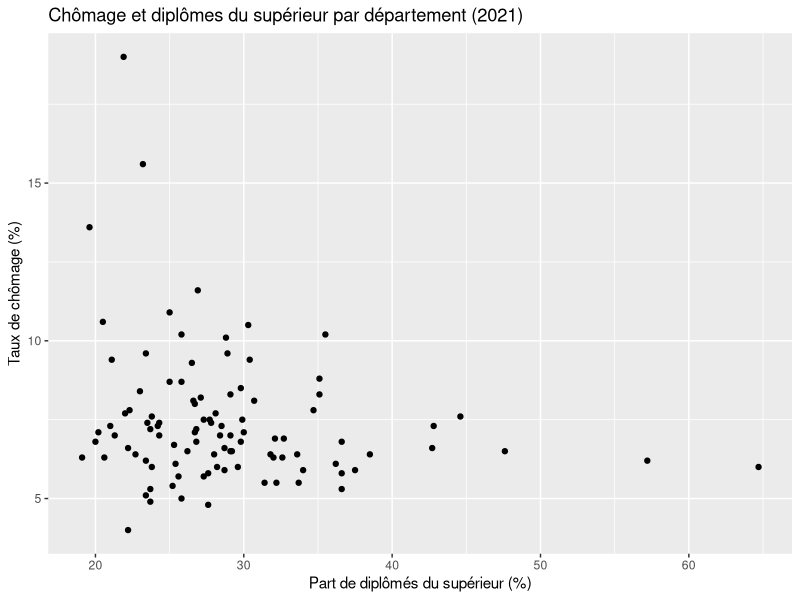
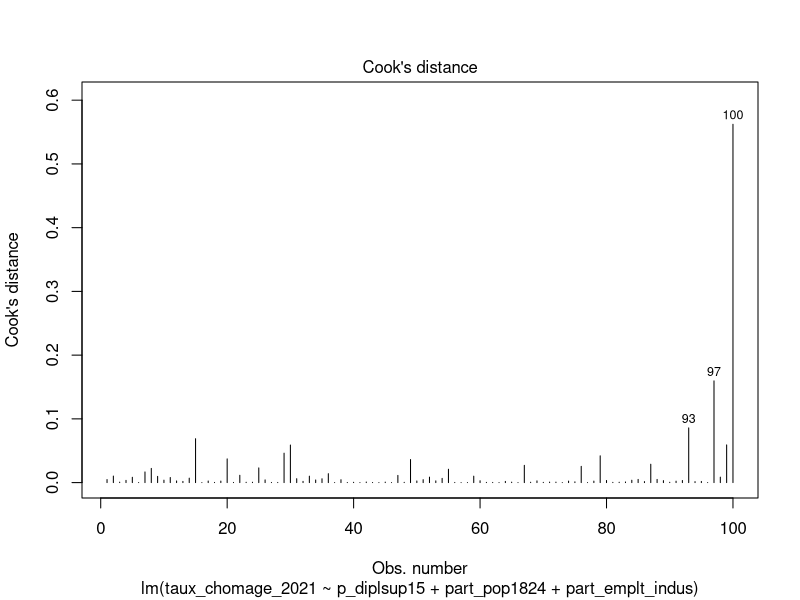

The R script that drew these images, in order:
#============================================================================
#Projet: Déterminants du chômage départemental en France

#Auteure: Sylvia Corinne YOVOGAN
#============================================================================

## Installation et chargement des packages
# Installation (si besoin)
# install.packages(c("tidyverse", "readxl", "lmtest", "sandwich", "car"))
library(tidyverse)
library(readxl)
library(lmtest) # pour le test de l'hétéroscédasticité
library(sandwich) # pour les erreurs-types robustes
library(car) # pour le test de multicolinéarité

## Import et nettoyage des données

# Diplômes du supérieur (2021)
diplomes <- read_excel("data/indic_sex_rp.xlsx", sheet = "Data", skip = 4)
diplomes <- filter(diplomes, sexe == "T", an == "2021")
diplomes <- select(diplomes, codgeo, libgeo, p_diplsup15)

# Chômage (2021, 4e trimestre)
chomage <- read_excel("data/famille_TAUX-CHOMAGE_18092026.xlsx",sheet = "valeurs_trimestrielles")
names(chomage)[1] <- "libelle"
chomage <- filter(chomage, str_detect(libelle, "par département"))
chomage <- mutate(chomage, libgeo = str_remove(libelle, "Taux de chômage localisé par département - "))
chomage <- select(chomage, libgeo, `2021-T4`)
names(chomage) <- c("libgeo", "taux_chomage_2021")

# Part des jeunes 18-24 ans (2022)
jeunes <- read_excel("data/part_18_24_ans.xlsx", sheet = "Data", skip = 4)
jeunes <- filter(jeunes, an == "2022")
jeunes <- select(jeunes, libgeo, part_pop1824)

# Part de l'emploi industriel (2022)
industrie <- read_excel("data/part_emploi_industriel.xlsx", sheet = "Data", skip = 4)
industrie <- filter(industrie, an == "2022")
industrie <- select(industrie, libgeo, part_emplt_indus)

## Fusion des 4 variables dans un seul tableau
donnees <- inner_join(diplomes, chomage, by = "libgeo")
donnees <- inner_join(donnees, jeunes, by = "libgeo")
donnees <- inner_join(donnees, industrie, by = "libgeo")

# Vérification
nrow(donnees)
summary(donnees)

## Statistiques descriptives et graphique
ggplot(donnees, aes(x = p_diplsup15, y = taux_chomage_2021)) + geom_point() +
  labs(title = "Chômage et diplômes du supérieur par département (2021)",
    x = "Part de diplômés du supérieur (%)",
    y = "Taux de chômage (%)")

## Regression linéaire multiple (modèle complet avec DOM)
modele <- lm(taux_chomage_2021 ~ p_diplsup15 + part_pop1824 + part_emplt_indus, data = donnees)
summary(modele)

# Vérification de l'hétéroscédasticité
bptest(modele)

# Correction par erreurs-types robustes
coeftest(modele, vcov = vcovHC(modele, type = "HC1"))

# Identification des valeurs influentes
plot(modele, which = 4)
donnees[c(97, 100), ]

## Modèle final : France métropolitaine sans les DOM
donnees_metropole <- filter(donnees, !codgeo %in% c("971", "972", "973", "974", "976"))
modele_final <- lm(taux_chomage_2021 ~ p_diplsup15 + part_pop1824 + part_emplt_indus, data = donnees_metropole)
summary(modele_final)

# Vérification de l'hétéroscédasticité sur le modèle final
bptest(modele_final)

# Correction par erreurs-types robustes
coeftest(modele_final, vcov = vcovHC(modele_final, type = "HC1"))

# Vérification de la multicolinéarité
vif(modele_final) 
